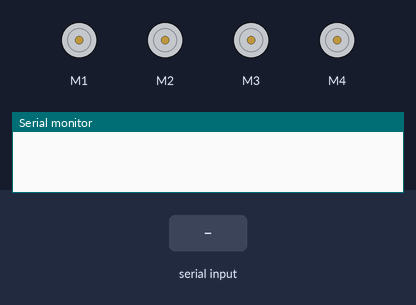
A sketch run on a simulated Arduino Uno, built with avr-gcc and run on an emulated ATmega328P. On the bench: 4 × DC motor (green arrow = forward, orange = backward, longer = faster), the last lines printed to the serial monitor. The inputs (shaded band) are chosen by the test bench.

Above: at 1.2 s.
1.3 s: "R" received over Serial
At 2.3 s:
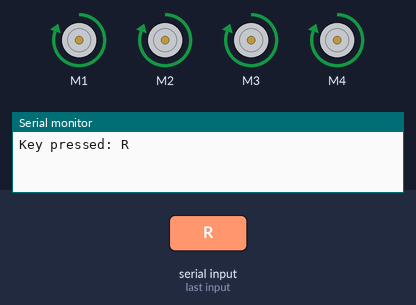
2.8 s: "L" received over Serial
At 3.5 s:
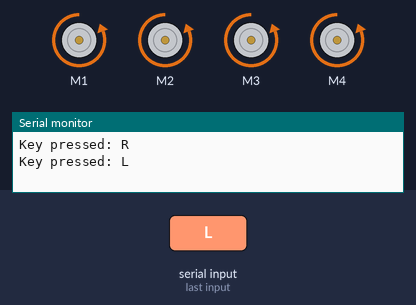
4.3 s: "D" received over Serial
At 4.6 s:
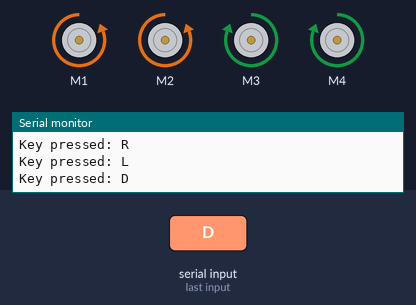
5.8 s: "U" received over Serial
At 7.0 s:
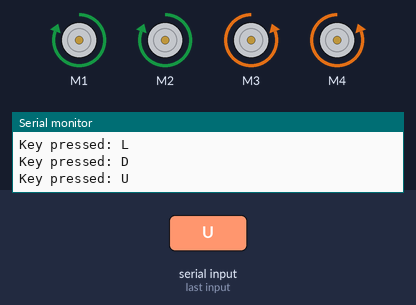
7.3 s: "T" received over Serial
At 8.1 s:
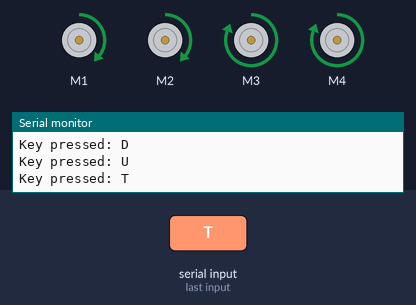
8.8 s: "F" received over Serial
At 9.2 s:
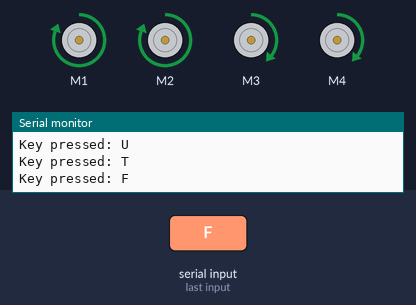
Timing chart, 0 to 11.3 s (numbered marks = the images above; inputs shaded):
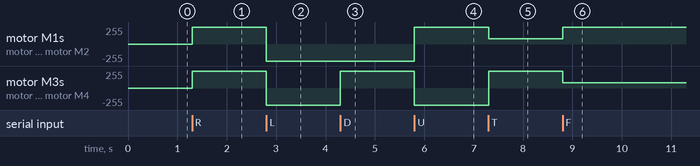

The sketch:

bluetooth_control.ino
```cpp
#include <AFMotor.h>

//initial motors pin
AF_DCMotor motor1(1, MOTOR12_1KHZ);
AF_DCMotor motor2(2, MOTOR12_1KHZ);
AF_DCMotor motor3(3, MOTOR34_1KHZ);
AF_DCMotor motor4(4, MOTOR34_1KHZ);

int val;
int Speeed = 255;

void setup()
{
Serial.begin(9600); //Set the baud rate to your Bluetooth module.
}
void loop(){
if(Serial.available() > 0){
val = Serial.read();
Serial.print("Key pressed: ");
Serial.println((char)val);

Stop(); //initialize with motors stoped

if (val == 'R'){
forward();

}

if (val == 'L'){
back();
}

if (val == 'D'){
left();
}

if (val == 'U'){
right();
}
if (val == 'T'){
topright();
}

if (val == 'F'){
topleft();
}

if (val == 'H'){
bottomright();
}

if (val == 'G'){
bottomleft();
}
if (val == 'S'){
Stop();
}
}
}

void forward()
{
motor1.setSpeed(Speeed); //Define maximum velocity
motor1.run(FORWARD); //rotate the motor clockwise
motor2.setSpeed(Speeed); //Define maximum velocity
motor2.run(FORWARD); //rotate the motor clockwise
motor3.setSpeed(Speeed);//Define maximum velocity
motor3.run(FORWARD); //rotate the motor clockwise
motor4.setSpeed(Speeed);//Define maximum velocity

motor4.run(FORWARD); //rotate the motor clockwise
}

void back()
{
motor1.setSpeed(Speeed); //Define maximum velocity
motor1.run(BACKWARD); //rotate the motor anti-clockwise
motor2.setSpeed(Speeed); //Define maximum velocity
motor2.run(BACKWARD); //rotate the motor anti-clockwise
motor3.setSpeed(Speeed); //Define maximum velocity
motor3.run(BACKWARD); //rotate the motor anti-clockwise
motor4.setSpeed(Speeed); //Define maximum velocity
motor4.run(BACKWARD); //rotate the motor anti-clockwise
}

void left()
{
motor1.setSpeed(Speeed); //Define maximum velocity
motor1.run(BACKWARD); //rotate the motor anti-clockwise
motor2.setSpeed(Speeed); //Define maximum velocity
motor2.run(BACKWARD); //rotate the motor anti-clockwise
motor3.setSpeed(Speeed); //Define maximum velocity
motor3.run(FORWARD); //rotate the motor clockwise
motor4.setSpeed(Speeed); //Define maximum velocity

motor4.run(FORWARD); //rotate the motor clockwise
}

void right()
{
motor1.setSpeed(Speeed); //Define maximum velocity
motor1.run(FORWARD); //rotate the motor clockwise
motor2.setSpeed(Speeed); //Define maximum velocity
motor2.run(FORWARD); //rotate the motor clockwise
motor3.setSpeed(Speeed); //Define maximum velocity
motor3.run(BACKWARD); //rotate the motor anti-clockwise
motor4.setSpeed(Speeed); //Define maximum velocity
motor4.run(BACKWARD); //rotate the motor anti-clockwise
}

void topleft(){
motor1.setSpeed(Speeed); //Define maximum velocity
motor1.run(FORWARD); //rotate the motor clockwise
motor2.setSpeed(Speeed); //Define maximum velocity
motor2.run(FORWARD); //rotate the motor clockwise
motor3.setSpeed(Speeed/3.1);//Define maximum velocity
motor3.run(FORWARD); //rotate the motor clockwise
motor4.setSpeed(Speeed/3.1);//Define maximum velocity
motor4.run(FORWARD); //rotate the motor clockwise

}

void topright()
{
motor1.setSpeed(Speeed/3.1); //Define maximum velocity
motor1.run(FORWARD); //rotate the motor clockwise
motor2.setSpeed(Speeed/3.1); //Define maximum velocity
motor2.run(FORWARD); //rotate the motor clockwise
motor3.setSpeed(Speeed);//Define maximum velocity
motor3.run(FORWARD); //rotate the motor clockwise
motor4.setSpeed(Speeed);//Define maximum velocity
motor4.run(FORWARD); //rotate the motor clockwise
}

void bottomleft()
{
motor1.setSpeed(Speeed); //Define maximum velocity
motor1.run(BACKWARD); //rotate the motor anti-clockwise
motor2.setSpeed(Speeed); //Define maximum velocity
motor2.run(BACKWARD); //rotate the motor anti-clockwise
motor3.setSpeed(Speeed/3.1); //Define maximum velocity
motor3.run(BACKWARD); //rotate the motor anti-clockwise
motor4.setSpeed(Speeed/3.1); //Define maximum velocity
motor4.run(BACKWARD); //rotate the motor anti-clockwise

}

void bottomright()
{
motor1.setSpeed(Speeed/3.1); //Define maximum velocity
motor1.run(BACKWARD); //rotate the motor anti-clockwise
motor2.setSpeed(Speeed/3.1); //Define maximum velocity
motor2.run(BACKWARD); //rotate the motor anti-clockwise
motor3.setSpeed(Speeed); //Define maximum velocity
motor3.run(BACKWARD); //rotate the motor anti-clockwise
motor4.setSpeed(Speeed); //Define maximum velocity
motor4.run(BACKWARD); //rotate the motor anti-clockwise
}

void Stop()
{
motor1.setSpeed(0); //Define minimum velocity
motor1.run(RELEASE); //stop the motor when release the button
motor2.setSpeed(0); //Define minimum velocity
motor2.run(RELEASE); //rotate the motor clockwise
motor3.setSpeed(0); //Define minimum velocity
motor3.run(RELEASE); //stop the motor when release the button
motor4.setSpeed(0); //Define minimum velocity

motor4.run(RELEASE); //stop the motor when release the button
}
```

Measured:
- after the input at 1.3 s, motor M1–4: stopped → forward 255/255 at once
- after the input at 2.8 s, motor M1–4: forward 255/255 → backward 255/255 at once
- after the input at 4.3 s, motor M3, motor M4: backward 255/255 → forward 255/255 at once
- after the input at 5.8 s, motor M1, motor M2: backward 255/255 → forward 255/255 at once; motor M3, motor M4: forward 255/255 → backward 255/255 at once
- after the input at 7.3 s, motor M1, motor M2: forward 255/255 → forward 82/255 at once; motor M3, motor M4: backward 255/255 → forward 255/255 at once
- after the input at 8.8 s, motor M1, motor M2: forward 82/255 → forward 255/255 at once; motor M3, motor M4: forward 255/255 → forward 82/255 at once
